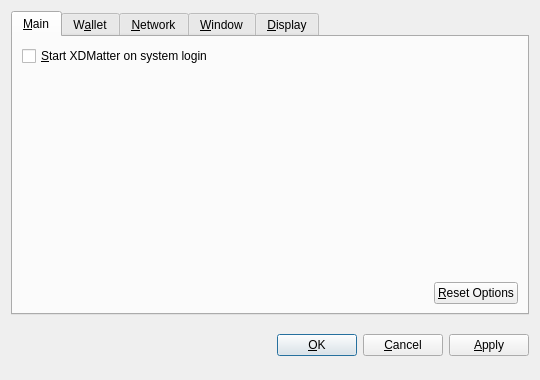
<?xml version="1.0" encoding="UTF-8"?>
<ui version="4.0">
 <class>OptionsDialog</class>
 <widget class="QDialog" name="OptionsDialog">
  <property name="geometry">
   <rect>
    <x>0</x>
    <y>0</y>
    <width>540</width>
    <height>380</height>
   </rect>
  </property>
  <property name="windowTitle">
   <string>Options</string>
  </property>
  <property name="modal">
   <bool>true</bool>
  </property>
  <layout class="QVBoxLayout" name="verticalLayout">
   <item>
    <widget class="QTabWidget" name="tabWidget">
     <property name="tabPosition">
      <enum>QTabWidget::North</enum>
     </property>
     <property name="currentIndex">
      <number>0</number>
     </property>
     <widget class="QWidget" name="tabMain">
      <attribute name="title">
       <string>&amp;Main</string>
      </attribute>
      <layout class="QVBoxLayout" name="verticalLayout_Main">
       <item>
        <widget class="QCheckBox" name="bitcoinAtStartup">
         <property name="toolTip">
          <string>Automatically start XDMatter after logging in to the system.</string>
         </property>
         <property name="text">
          <string>&amp;Start XDMatter on system login</string>
         </property>
        </widget>
       </item>
       <item>
        <spacer name="verticalSpacer_Main">
         <property name="orientation">
          <enum>Qt::Vertical</enum>
         </property>
         <property name="sizeHint" stdset="0">
          <size>
           <width>20</width>
           <height>40</height>
          </size>
         </property>
        </spacer>
       </item>
       <item>
        <layout class="QHBoxLayout" name="horizontalLayout_2_Main">
         <item>
          <spacer name="horizontalSpacer_2_Main">
           <property name="orientation">
            <enum>Qt::Horizontal</enum>
           </property>
           <property name="sizeHint" stdset="0">
            <size>
             <width>40</width>
             <height>20</height>
            </size>
           </property>
          </spacer>
         </item>
         <item>
          <widget class="QPushButton" name="resetButton">
           <property name="toolTip">
            <string>Reset all client options to default.</string>
           </property>
           <property name="text">
            <string>&amp;Reset Options</string>
           </property>
           <property name="autoDefault">
            <bool>false</bool>
           </property>
          </widget>
         </item>
        </layout>
       </item>
      </layout>
     </widget>
     <widget class="QWidget" name="tabWallet">
      <attribute name="title">
       <string>W&amp;allet</string>
      </attribute>
      <layout class="QVBoxLayout" name="verticalLayout_Network">
       <item>
        <widget class="QLabel" name="transactionFeeInfoLabel">
         <property name="text">
          <string>Optional transaction fee per kB that helps make sure your transactions are processed quickly. Most transactions are 1 kB.</string>
         </property>
         <property name="textFormat">
          <enum>Qt::PlainText</enum>
         </property>
         <property name="wordWrap">
          <bool>true</bool>
         </property>
        </widget>
       </item>
       <item>
        <layout class="QHBoxLayout" name="horizontalLayout_1_Main">
         <item>
          <widget class="QLabel" name="transactionFeeLabel">
           <property name="text">
            <string>Pay transaction &amp;fee</string>
           </property>
           <property name="textFormat">
            <enum>Qt::PlainText</enum>
           </property>
           <property name="buddy">
            <cstring>transactionFee</cstring>
           </property>
          </widget>
         </item>
         <item>
          <widget class="BitcoinAmountField" name="transactionFee"/>
         </item>
         <item>
          <spacer name="horizontalSpacer_1_Main">
           <property name="orientation">
            <enum>Qt::Horizontal</enum>
           </property>
           <property name="sizeHint" stdset="0">
            <size>
             <width>40</width>
             <height>20</height>
            </size>
           </property>
          </spacer>
         </item>
        </layout>
       </item>
       <item>
        <widget class="QLabel" name="label">
         <property name="text">
          <string>If you disable the spending of unconfirmed change, the change from a transaction cannot be used until that transaction has at least one confirmation. This also affects how your balance is computed.</string>
         </property>
         <property name="wordWrap">
          <bool>true</bool>
         </property>
        </widget>
       </item>
       <item>
        <widget class="QCheckBox" name="spendZeroConfChange">
         <property name="text">
          <string>Spend unconfirmed change  (experts only)</string>
         </property>
        </widget>
       </item>
       <item>
        <spacer name="verticalSpacer">
         <property name="orientation">
          <enum>Qt::Vertical</enum>
         </property>
         <property name="sizeHint" stdset="0">
          <size>
           <width>20</width>
           <height>40</height>
          </size>
         </property>
        </spacer>
       </item>
      </layout>
     </widget>
     <widget class="QWidget" name="tabNetwork">
      <attribute name="title">
       <string>&amp;Network</string>
      </attribute>
      <layout class="QVBoxLayout" name="verticalLayout_Network">
       <item>
        <widget class="QCheckBox" name="mapPortUpnp">
         <property name="toolTip">
          <string>Automatically open the XDMatter client port on the router. This only works when your router supports UPnP and it is enabled.</string>
         </property>
         <property name="text">
          <string>Map port using &amp;UPnP</string>
         </property>
        </widget>
       </item>
       <item>
        <widget class="QCheckBox" name="connectSocks">
         <property name="toolTip">
          <string>Connect to the XDMatter network through a SOCKS proxy (e.g. when connecting through Tor).</string>
         </property>
         <property name="text">
          <string>&amp;Connect through SOCKS proxy:</string>
         </property>
        </widget>
       </item>
       <item>
        <layout class="QHBoxLayout" name="horizontalLayout_Network">
         <item>
          <widget class="QLabel" name="proxyIpLabel">
           <property name="text">
            <string>Proxy &amp;IP:</string>
           </property>
           <property name="textFormat">
            <enum>Qt::PlainText</enum>
           </property>
           <property name="buddy">
            <cstring>proxyIp</cstring>
           </property>
          </widget>
         </item>
         <item>
          <widget class="QValidatedLineEdit" name="proxyIp">
           <property name="maximumSize">
            <size>
             <width>140</width>
             <height>16777215</height>
            </size>
           </property>
           <property name="toolTip">
            <string>IP address of the proxy (e.g. 127.0.0.1)</string>
           </property>
          </widget>
         </item>
         <item>
          <widget class="QLabel" name="proxyPortLabel">
           <property name="text">
            <string>&amp;Port:</string>
           </property>
           <property name="textFormat">
            <enum>Qt::PlainText</enum>
           </property>
           <property name="buddy">
            <cstring>proxyPort</cstring>
           </property>
          </widget>
         </item>
         <item>
          <widget class="QLineEdit" name="proxyPort">
           <property name="maximumSize">
            <size>
             <width>55</width>
             <height>16777215</height>
            </size>
           </property>
           <property name="toolTip">
            <string>Port of the proxy (e.g. 9050)</string>
           </property>
          </widget>
         </item>
         <item>
          <widget class="QLabel" name="socksVersionLabel">
           <property name="text">
            <string>SOCKS &amp;Version:</string>
           </property>
           <property name="textFormat">
            <enum>Qt::PlainText</enum>
           </property>
           <property name="buddy">
            <cstring>socksVersion</cstring>
           </property>
          </widget>
         </item>
         <item>
          <widget class="QValueComboBox" name="socksVersion">
           <property name="toolTip">
            <string>SOCKS version of the proxy (e.g. 5)</string>
           </property>
          </widget>
         </item>
         <item>
          <spacer name="horizontalSpacer_Network">
           <property name="orientation">
            <enum>Qt::Horizontal</enum>
           </property>
           <property name="sizeHint" stdset="0">
            <size>
             <width>40</width>
             <height>20</height>
            </size>
           </property>
          </spacer>
         </item>
        </layout>
       </item>
       <item>
        <spacer name="verticalSpacer_Network">
         <property name="orientation">
          <enum>Qt::Vertical</enum>
         </property>
         <property name="sizeHint" stdset="0">
          <size>
           <width>20</width>
           <height>40</height>
          </size>
         </property>
        </spacer>
       </item>
      </layout>
     </widget>
     <widget class="QWidget" name="tabWindow">
      <attribute name="title">
       <string>&amp;Window</string>
      </attribute>
      <layout class="QVBoxLayout" name="verticalLayout_Window">
       <item>
        <widget class="QCheckBox" name="minimizeToTray">
         <property name="toolTip">
          <string>Show only a tray icon after minimizing the window.</string>
         </property>
         <property name="text">
          <string>&amp;Minimize to the tray instead of the taskbar</string>
         </property>
        </widget>
       </item>
       <item>
        <widget class="QCheckBox" name="minimizeOnClose">
         <property name="toolTip">
          <string>Minimize instead of exit the application when the window is closed. When this option is enabled, the application will be closed only after selecting Quit in the menu.</string>
         </property>
         <property name="text">
          <string>M&amp;inimize on close</string>
         </property>
        </widget>
       </item>
       <item>
        <spacer name="verticalSpacer_Window">
         <property name="orientation">
          <enum>Qt::Vertical</enum>
         </property>
         <property name="sizeHint" stdset="0">
          <size>
           <width>20</width>
           <height>40</height>
          </size>
         </property>
        </spacer>
       </item>
      </layout>
     </widget>
     <widget class="QWidget" name="tabDisplay">
      <attribute name="title">
       <string>&amp;Display</string>
      </attribute>
      <layout class="QVBoxLayout" name="verticalLayout_Display">
       <item>
        <layout class="QHBoxLayout" name="horizontalLayout_1_Display">
         <item>
          <widget class="QLabel" name="langLabel">
           <property name="text">
            <string>User Interface &amp;language:</string>
           </property>
           <property name="textFormat">
            <enum>Qt::PlainText</enum>
           </property>
           <property name="buddy">
            <cstring>lang</cstring>
           </property>
          </widget>
         </item>
         <item>
          <widget class="QValueComboBox" name="lang">
           <property name="toolTip">
            <string>The user interface language can be set here. This setting will take effect after restarting XDMatter.</string>
           </property>
          </widget>
         </item>
        </layout>
       </item>
       <item>
        <layout class="QHBoxLayout" name="horizontalLayout_2_Display">
         <item>
          <widget class="QLabel" name="unitLabel">
           <property name="text">
            <string>&amp;Unit to show amounts in:</string>
           </property>
           <property name="textFormat">
            <enum>Qt::PlainText</enum>
           </property>
           <property name="buddy">
            <cstring>unit</cstring>
           </property>
          </widget>
         </item>
         <item>
          <widget class="QValueComboBox" name="unit">
           <property name="toolTip">
            <string>Choose the default subdivision unit to show in the interface and when sending coins.</string>
           </property>
          </widget>
         </item>
        </layout>
       </item>
       <item>
        <widget class="QCheckBox" name="displayAddresses">
         <property name="toolTip">
          <string>Whether to show XDMatter addresses in the transaction list or not.</string>
         </property>
         <property name="text">
          <string>&amp;Display addresses in transaction list</string>
         </property>
        </widget>
       </item>
       <item>
        <widget class="QCheckBox" name="coinControlFeatures">
         <property name="toolTip">
          <string>Whether to show coin control features or not.</string>
         </property>
         <property name="text">
          <string>Display coin &amp;control features (experts only!)</string>
         </property>
        </widget>
       </item>
       <item>
        <spacer name="verticalSpacer_Display">
         <property name="orientation">
          <enum>Qt::Vertical</enum>
         </property>
         <property name="sizeHint" stdset="0">
          <size>
           <width>20</width>
           <height>40</height>
          </size>
         </property>
        </spacer>
       </item>
      </layout>
     </widget>
    </widget>
   </item>
   <item>
    <layout class="QHBoxLayout" name="horizontalLayout_Buttons">
     <item>
      <spacer name="horizontalSpacer_1">
       <property name="orientation">
        <enum>Qt::Horizontal</enum>
       </property>
       <property name="sizeHint" stdset="0">
        <size>
         <width>40</width>
         <height>48</height>
        </size>
       </property>
      </spacer>
     </item>
     <item>
      <widget class="QLabel" name="statusLabel">
       <property name="font">
        <font>
         <weight>75</weight>
         <bold>true</bold>
        </font>
       </property>
       <property name="text">
        <string/>
       </property>
       <property name="textFormat">
        <enum>Qt::PlainText</enum>
       </property>
       <property name="wordWrap">
        <bool>true</bool>
       </property>
      </widget>
     </item>
     <item>
      <spacer name="horizontalSpacer_2">
       <property name="orientation">
        <enum>Qt::Horizontal</enum>
       </property>
       <property name="sizeHint" stdset="0">
        <size>
         <width>40</width>
         <height>48</height>
        </size>
       </property>
      </spacer>
     </item>
     <item>
      <widget class="QPushButton" name="okButton">
       <property name="text">
        <string>&amp;OK</string>
       </property>
      </widget>
     </item>
     <item>
      <widget class="QPushButton" name="cancelButton">
       <property name="text">
        <string>&amp;Cancel</string>
       </property>
       <property name="autoDefault">
        <bool>false</bool>
       </property>
      </widget>
     </item>
     <item>
      <widget class="QPushButton" name="applyButton">
       <property name="text">
        <string>&amp;Apply</string>
       </property>
       <property name="autoDefault">
        <bool>false</bool>
       </property>
      </widget>
     </item>
    </layout>
   </item>
  </layout>
 </widget>
 <customwidgets>
  <customwidget>
   <class>BitcoinAmountField</class>
   <extends>QSpinBox</extends>
   <header>bitcoinamountfield.h</header>
  </customwidget>
  <customwidget>
   <class>QValueComboBox</class>
   <extends>QComboBox</extends>
   <header>qvaluecombobox.h</header>
  </customwidget>
  <customwidget>
   <class>QValidatedLineEdit</class>
   <extends>QLineEdit</extends>
   <header>qvalidatedlineedit.h</header>
  </customwidget>
 </customwidgets>
 <resources/>
 <connections/>
</ui>
